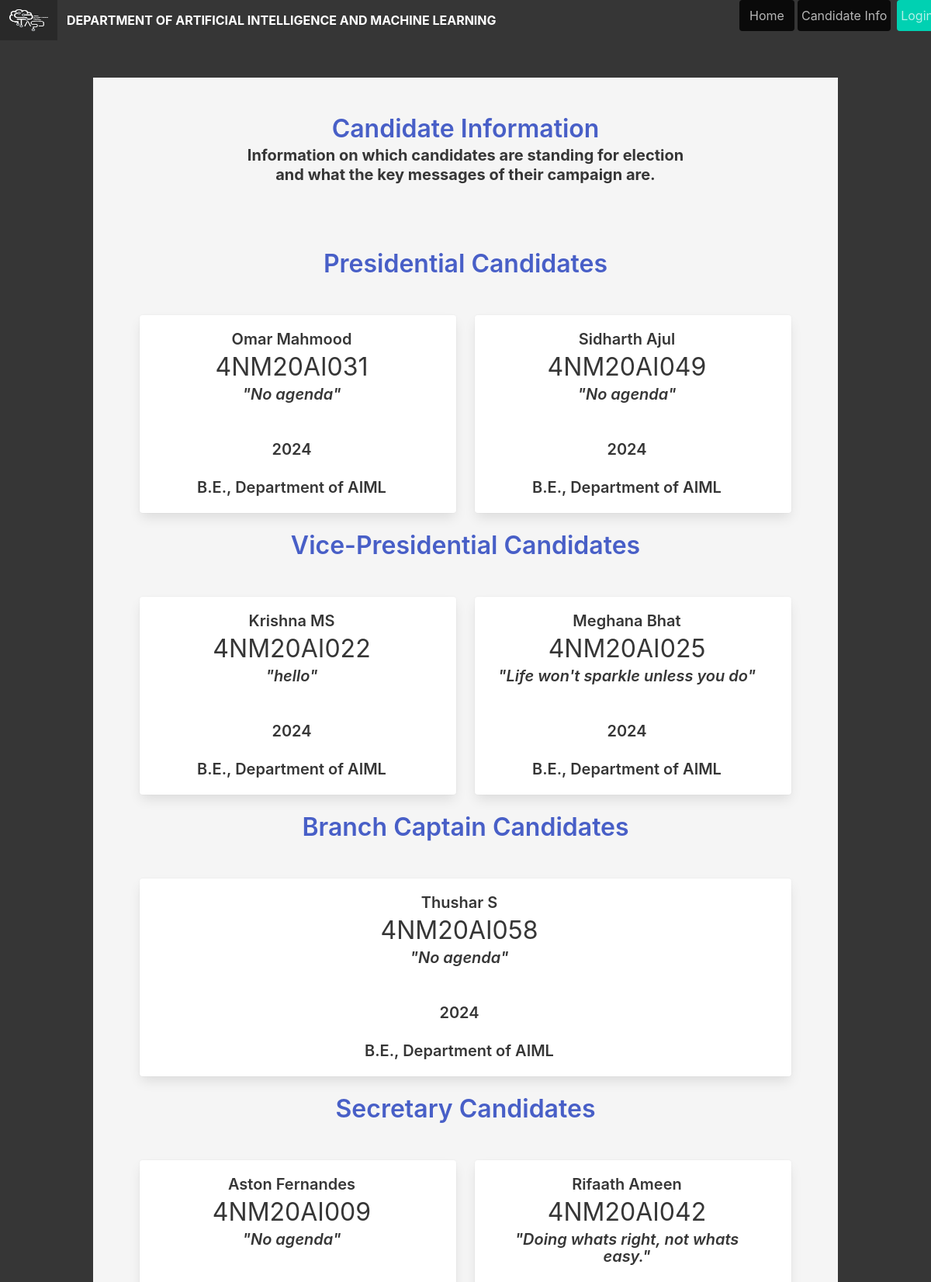
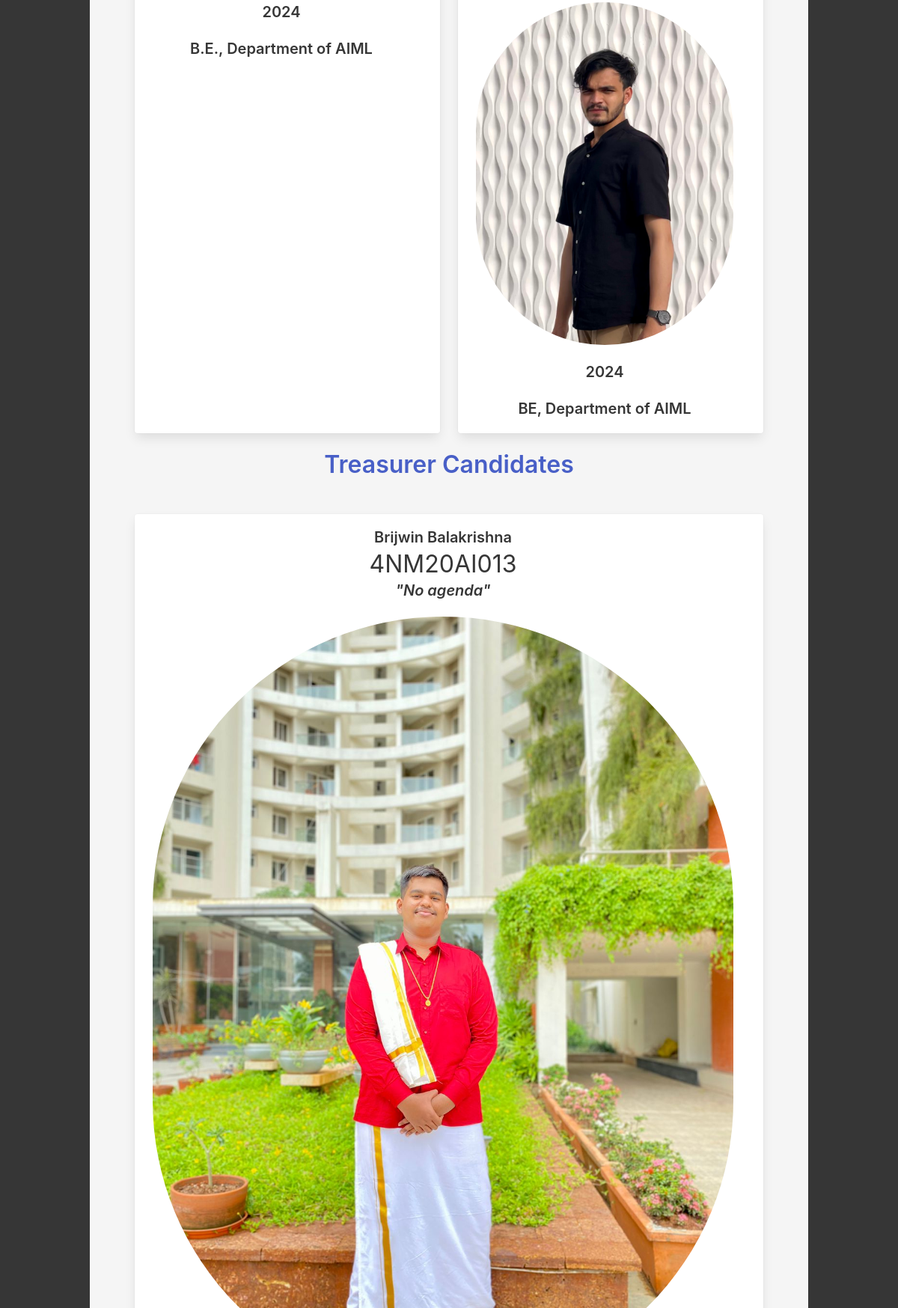
The page /candidate (upper part) on the database its author committed (2 pictures, top to bottom).
### app/models.py (models this page shows, shortened)
class CandidateModel(db.Model):
    __tablename__ = 'candidates'
    id = db.Column(db.Integer, primary_key=True, autoincrement=True)
    roll_num = db.Column(db.String(10), nullable=False, unique=True)
    first_name = db.Column(db.String(80), nullable=False)
    last_name = db.Column(db.String(80))
    batch = db.Column(db.String(120), nullable=False)
    course = db.Column(db.String(120), nullable=False)
    department = db.Column(db.String(120), nullable=False)
    post = db.Column(db.String(80), nullable=False)
    pic_path = db.Column(db.String(120), default='images/default.png')
    agenda =  db.Column(db.String(300), default="No agenda")

### app/views.py (the view)
@app.route("/candidate")
def candidate():
    prez = CandidateModel.query.filter_by(post="President").all()
    vice = CandidateModel.query.filter_by(post="Vice-President").all()
    bc = CandidateModel.query.filter_by(post="Branch-Captain").all()
    secretary = CandidateModel.query.filter_by(post="Secretary").all()
    treasurer = CandidateModel.query.filter_by(post="Treasurer").all()
    c_sec = CandidateModel.query.filter_by(post="Cultural-Secretary").all()
    s_sec = CandidateModel.query.filter_by(post="Sports-Secretary").all()
    t_sec = CandidateModel.query.filter_by(post="Techincal-Secretary").all()
    creative = CandidateModel.query.filter_by(post="Creative-Head").all()
    s_cord = CandidateModel.query.filter_by(post="SocialMedia-Coordinator").all()
    p_cord = CandidateModel.query.filter_by(post="Photography-Coordinator").all()
    graph = CandidateModel.query.filter_by(post="Graphic-Designer").all()
    website = CandidateModel.query.filter_by(post="Website-Manager").all()
    return render_template("candidate.html",prez=prez,vice=vice,bc=bc,secretary=secretary,treasurer=treasurer,c_sec=c_sec,t_sec=t_sec,s_sec=s_sec,creative=creative,s_cord=s_cord,p_cord=p_cord,graph=graph,website=website)

### app/templates/candidate.html (shortened to what this page needs)
{% extends "base.html" %}
{% block content %}
<section class="hero has-background-white-ter is-fullheight-with-navbar">
    <div class="hero-body">
      <div class="container">
        <div class="columns">
            <div class="column is-12 ">
              <h1 class="title has-text-link">
                Candidate Information
            </h1>
            <h2 class="subtitle is-5 has-text-dark has-text-centered has-text-weight-bold">
                Information on which candidates are standing for election <br>
                and what the key messages of their campaign are.
            </h2>
            <br>
            <br>
            <div class="column id-9">
              <h1 class="title has-text-link">Presidential Candidates</h1>
              <br>
              <div class="tile is-ancestor ">
              {% for prez in prez %}
                {% if not prez.last_name == 'Vote'%}
                    <div class="tile is-parent">
                      <article class="tile is-child box notification is-white">
                        <h1 class="title is-5 has-text-dark">{{ prez.first_name }} {{ prez.last_name }}</h1>
                        <p class="subtitle is-3 has-text-dark">{{prez.roll_num}}</p>
                        <p class="title is-5 has-text-dark is-italic">"{{prez.agenda}}"</p>
                        <br>
                        <p class="subtitle has-text-dark has-text-weight-semibold">{{prez.batch}}</p>
                        <p class="subtitle has-text-dark has-text-weight-semibold">{{prez.course}}, {{prez.department}}</p>
                      </article>
                    </div>
                {% endif %}
              {% endfor %}
              </div>
              <h1 class="title has-text-link">Vice-Presidential Candidates</h1>
              <br>
              <div class="tile is-ancestor ">
                {% for vice in vice %}
                  {% if not vice.last_name == 'Vote'%}
                      <div class="tile is-parent">
                        <article class="tile is-child box notification is-white">
                          <h1 class="title is-5 has-text-dark">{{ vice.first_name }} {{ vice.last_name }}</h1>
                          <p class="subtitle is-3 has-text-dark">{{vice.roll_num}}</p>
                          <p class="title is-5 has-text-dark is-italic"> "{{vice.agenda}}"</p>
                          <br>
                          <p class="subtitle has-text-dark has-text-weight-semibold">{{vice.batch}}</p>
                          <p class="subtitle has-text-dark has-text-weight-semibold">{{vice.course}}, {{vice.department}}</p>
                        </article>
                      </div>
                  {% endif %}
                {% endfor %}
            </div>
            <h1 class="title has-text-link">Branch Captain Candidates</h1>
              <br>
              <div class="tile is-ancestor ">
                {% for bc in bc %}
                  {% if not bc.last_name == 'Vote'%}
                      <div class="tile is-parent">
                        <article class="tile is-child box notification is-white">
                          <h1 class="title is-5 has-text-dark">{{ bc.first_name }} {{ bc.last_name }}</h1>
                          <p class="subtitle is-3 has-text-dark">{{bc.roll_num}}</p>
                          <p class="title is-5 has-text-dark is-italic"> "{{bc.agenda}}"</p>
                          <br>
                          <p class="subtitle has-text-dark has-text-weight-semibold">{{bc.batch}}</p>
                          <p class="subtitle has-text-dark has-text-weight-semibold">{{bc.course}}, {{bc.department}}</p>
                        </article>
                      </div>
                  {% endif %}
                {% endfor %}
            </div>
            <h1 class="title has-text-link">Secretary Candidates</h1>
              <br>
              <div class="tile is-ancestor ">
                {% for secretary in secretary %}
                  {% if not secretary.last_name == 'Vote'%}
                      <div class="tile is-parent">
                        <article class="tile is-child box notification is-white">
                          <h1 class="title is-5 has-text-dark">{{ secretary.first_name }} {{ secretary.last_name }}</h1>
                          <p class="subtitle is-3 has-text-dark">{{secretary.roll_num}}</p>
                          <p class="title is-5 has-text-dark is-italic"> "{{secretary.agenda}}"</p>
                          <figure class="image">
                              <img class="is-rounded" src="{{ secretary.pic_path}}">
                          </figure>
                          <br>
                          <p class="subtitle has-text-dark has-text-weight-semibold">{{secretary.batch}}</p>
                          <p class="subtitle has-text-dark has-text-weight-semibold">{{secretary.course}}, {{secretary.department}}</p>
                        </article>
                      </div>
                  {% endif %}
                {% endfor %}
            </div>
            <h1 class="title has-text-link">Treasurer Candidates</h1>
              <br>
              <div class="tile is-ancestor ">
                {% for treasurer in treasurer %}
                  {% if not treasurer.last_name == 'Vote'%}
                      <div class="tile is-parent">
                        <article class="tile is-child box notification is-white">
                          <h1 class="title is-5 has-text-dark">{{ treasurer.first_name }} {{ treasurer.last_name }}</h1>
                          <p class="subtitle is-3 has-text-dark">{{treasurer.roll_num}}</p>
                          <p class="title is-5 has-text-dark is-italic"> "{{treasurer.agenda}}"</p>
                          <figure class="image">
                              <img class="is-rounded" src="{{ treasurer.pic_path}}">
                          </figure>
                          <br>
                        </article>
                      </div>
                  {% endif %}
                {% endfor %}
            </div>
              <br>
              <br>
              <br>
              <br>
              <br>
              <br>
              <br>
              <br>
          </div>
          </div>
<br>
<br>
{% endblock %}

### app/templates/base.html (shortened to what this page needs)
<!DOCTYPE html>
<html>
<head>
    {% block styles %}
    <link rel="stylesheet" href="https://cdnjs.cloudflare.com/ajax/libs/bulma/0.7.2/css/bulma.min.css" />
    {% endblock %}
</head>
<body>
    <section class="hero is-dark is-fullheight is-spaced">
        <div class="hero-head is-black">
            <nav class="navbar" href="/_">
                <div class="navbar-brand">
                    <a class="navbar-item">
                        <img src="static/images/tasc.png" width="50" height="60">
                      </a>
                    <a class="navbar-item has-text-weight-bold is-rounded is-transparent">
                     DEPARTMENT OF ARTIFICIAL INTELLIGENCE AND MACHINE LEARNING
                    </a>
                </div>
                <div class="container">
                    <div id="navbarMenuHeroA" class="navbar-menu is-rounded">
                        <div class="navbar-end">
                            <p class="px-10">
                                <a href="{{ url_for('index') }}" class="navbar-item button is-black" >
                                    Home
                                </a>
                              </p>
                            <p class="px-1">
                                <a href="{{ url_for('candidate') }}" class="navbar-item px-1 button is-black">
                                    Candidate Info
                                </a>
                              </p>
                            {% if not current_user.is_authenticated %}
                            <p class="px-1">
                                <a href="{{ url_for('auth.login') }}" class="navbar-item button px-1 is-primary">
                                    Login
                                </a>
                              </p>
                            {% endif %}
                        </div>
                    </div>
                </div>
            </nav>
        </div>
        <div class="hero-body">
            <div class="container has-text-centered">
               {% block content %}
               {% endblock %}
            </div>
        </div>
    </section>
</body>
</html>

### rows shown on the page
CandidateModel: first_name "Omar", last_name "Mahmood", roll_num "4NM20AI031", agenda "No agenda", batch "2024", course "B.E.", department "Department of AIML"
CandidateModel: first_name "Sidharth", last_name "Ajul", roll_num "4NM20AI049", agenda "No agenda", batch "2024", course "B.E.", department "Department of AIML"
CandidateModel: first_name "Krishna", last_name "MS", roll_num "4NM20AI022", agenda "hello", batch "2024", course "B.E.", department "Department of AIML"
CandidateModel: first_name "Meghana", last_name "Bhat", roll_num "4NM20AI025", agenda "Life won't sparkle unless you do", batch "2024", course "B.E.", department "Department of AIML"
CandidateModel: first_name "Thushar", last_name "S", roll_num "4NM20AI058", agenda "No agenda", batch "2024", course "B.E.", department "Department of AIML"
CandidateModel: first_name "Aston", last_name "Fernandes", roll_num "4NM20AI009", agenda "No agenda", batch "2024", course "B.E.", department "Department of AIML"
CandidateModel: first_name "Rifaath", last_name "Ameen", roll_num "4NM20AI042", agenda "Doing whats right, not whats easy.", pic_path (picture), batch "2024", course "BE", department "Department of AIML"
CandidateModel: first_name "Brijwin", last_name "Balakrishna", roll_num "4NM20AI013", agenda "No agenda", pic_path (picture)
